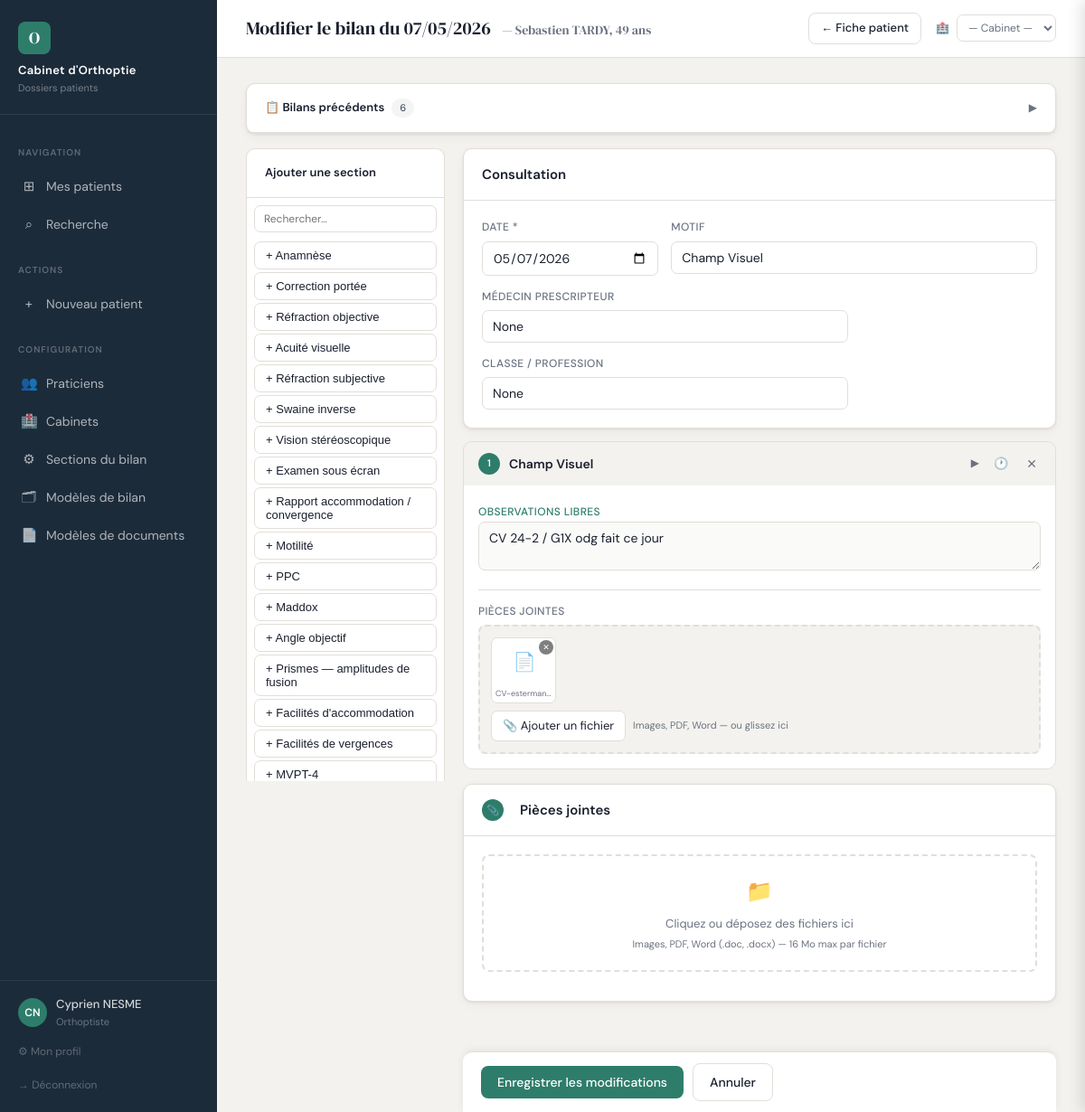
Page /consultation/9/modifier (signed in) on the committed database.
### app.py (models this page shows, shortened)
class Praticien(UserMixin, db.Model):
    __tablename__ = 'praticien'
    id            = db.Column(db.Integer, primary_key=True)
    nom           = db.Column(db.String(100), nullable=False)
    prenom        = db.Column(db.String(100), nullable=False)
    titre         = db.Column(db.String(50), default='Orthoptiste')
    email         = db.Column(db.String(200), unique=True)
    login         = db.Column(db.String(100), unique=True, nullable=False)
    password_hash = db.Column(db.String(200))
    rpps          = db.Column(db.String(11))   # N° RPPS national fixe
    couleur       = db.Column(db.String(7), default='#2E7D6B')  # couleur hex
    actif         = db.Column(db.Boolean, default=True)
    role          = db.Column(db.String(20), default='praticien')  # 'admin' ou 'praticien'
    created_at    = db.Column(db.DateTime, default=datetime.utcnow)
    @property
    def is_admin(self):
        return self.role == 'admin'

class Consultation(db.Model):
    __tablename__ = 'consultation'
    id           = db.Column(db.Integer, primary_key=True)
    patient_id   = db.Column(db.Integer, db.ForeignKey('patient.id'), nullable=False)
    praticien_id = db.Column(db.Integer, db.ForeignKey('praticien.id'), nullable=False)
    date_consult = db.Column(db.Date, nullable=False, default=date.today)
    motif                 = db.Column(db.Text)
    medecin_prescripteur  = db.Column(db.String(200))
    classe_profession     = db.Column(db.String(200))
    cabinet_id            = db.Column(db.Integer, db.ForeignKey('cabinet.id'))
    created_at   = db.Column(db.DateTime, default=datetime.utcnow)
    updated_at   = db.Column(db.DateTime, default=datetime.utcnow, onupdate=datetime.utcnow)
    praticien    = db.relationship('Praticien', backref='consultations')
    cabinet      = db.relationship('Cabinet')
    sections     = db.relationship('SectionBilan', backref='consultation', lazy=True,
                                   order_by='SectionBilan.ordre', cascade='all, delete-orphan')
    fichiers     = db.relationship('FichierBilan', backref='consultation', lazy=True,
                                   order_by='FichierBilan.created_at', cascade='all, delete-orphan')
    fichiers_sec = db.relationship('FichierSection', backref='consultation', lazy=True,
                                   order_by='FichierSection.section_ordre',
                                   cascade='all, delete-orphan')

class Patient(db.Model):
    __tablename__ = 'patient'
    id               = db.Column(db.Integer, primary_key=True)
    nom              = db.Column(db.String(100), nullable=False)
    prenom           = db.Column(db.String(100), nullable=False)
    date_naissance   = db.Column(db.Date)
    sexe             = db.Column(db.String(10))
    rue              = db.Column(db.String(200))
    code_postal      = db.Column(db.String(10))
    commune          = db.Column(db.String(100))
    telephone        = db.Column(db.String(20))
    email            = db.Column(db.String(200))
    medecin_referent = db.Column(db.String(200))
    num_secu         = db.Column(db.String(15))
    praticien_id     = db.Column(db.Integer, db.ForeignKey('praticien.id'))
    notes_admin      = db.Column(db.Text)
    created_at       = db.Column(db.DateTime, default=datetime.utcnow)
    updated_at       = db.Column(db.DateTime, default=datetime.utcnow, onupdate=datetime.utcnow)
    consultations    = db.relationship('Consultation', backref='patient', lazy=True,
                                       order_by='Consultation.date_consult.desc()')

class SectionDef(db.Model):
    __tablename__ = 'section_def'
    id       = db.Column(db.Integer, primary_key=True)
    type_key = db.Column(db.String(50), unique=True, nullable=False)
    label    = db.Column(db.String(100), nullable=False)
    ordre    = db.Column(db.Integer, default=99)
    builtin  = db.Column(db.Boolean, default=False)
    actif            = db.Column(db.Boolean, default=True)
    obs_defaut       = db.Column(db.Text, default='')    # pré-rempli dans le champ observations
    avec_observations = db.Column(db.Boolean, default=True)  # afficher le champ observations
    champs     = db.relationship('ChampDef', backref='section',
                               order_by='ChampDef.ordre', cascade='all, delete-orphan')
    def to_dict(self):
        return {'label': self.label,
                'obs_defaut': self.obs_defaut or '',
                'avec_observations': self.avec_observations if self.avec_observations is not None else True,
                'champs': [c.to_dict() for c in self.champs if c.actif]}

### app.py (the view, shortened to what this page needs)
@app.route('/consultation/<int:consultation_id>/modifier', methods=['GET', 'POST'])
@login_required
def consultation_modifier(consultation_id):
    c = Consultation.query.get_or_404(consultation_id)
    sections, ordre = get_sections()
    autres = Consultation.query.filter(Consultation.patient_id == c.patient_id,
                                       Consultation.id != c.id)\
                               .order_by(Consultation.date_consult.asc()).all()
    return render_template('consultations/saisie.html', patient=c.patient, consultation=c,
                           sections_dispo=sections, sections_ordre=ordre,
                           autres_consultations=autres, sections_def=sections,
                           modeles=[], modeles_json=[])

### templates/consultations/saisie.html (shortened to what this page needs)
{% extends "base.html" %}
{%- macro age_a_la_date(naissance, date_bilan) -%}
  {%- if naissance and date_bilan -%}
    {%- set a = date_bilan.year - naissance.year -%}
    {%- if (date_bilan.month, date_bilan.day) < (naissance.month, naissance.day) -%}{%- set a = a - 1 -%}{%- endif -%}
    {{ a }} ans
  {%- endif -%}
{%- endmacro -%}
{% block page_title %}
  {% if consultation %}
    Modifier le bilan du {{ consultation.date_consult.strftime('%d/%m/%Y') }}
    {% if patient.date_naissance %}
      <span style="font-size:14px;font-weight:400;color:var(--muted);margin-left:8px;">
        — {{ patient.prenom }} {{ patient.nom }}, {{ age_a_la_date(patient.date_naissance, consultation.date_consult) }}
      </span>
    {% endif %}
  {% else %}
    Nouveau bilan — {{ patient.prenom }} {{ patient.nom }}
    {% if patient.date_naissance %}
      <span id="age-preview" style="font-size:14px;font-weight:400;color:var(--muted);margin-left:8px;"></span>
    {% endif %}
  {% endif %}
{% endblock %}
{% block topbar_actions %}
  <a href="{{ url_for('patient_detail', patient_id=patient.id) }}" class="btn btn-secondary btn-sm">← Fiche patient</a>
{% endblock %}
{% block content %}
{% if consultation %}
{% set existing_sections = consultation.sections %}
{% else %}
{% set existing_sections = [] %}
{% endif %}
{% if autres_consultations %}
<div class="card" style="margin-bottom:16px;">
  <div class="card-header"
       style="cursor:pointer;user-select:none;"
       onclick="toggleHistorique()">
    <h2 style="font-size:13px;display:flex;align-items:center;gap:8px;">
      <span>📋 Bilans précédents</span>
      <span class="badge badge-gray">{{ autres_consultations|length }}</span>
    </h2>
    <span id="chev-histo" style="margin-left:auto;font-size:12px;color:var(--muted);
          transition:transform .2s;display:inline-block;">▶</span>
  </div>
</div>
{% endif %}
<div style="display:grid;grid-template-columns:220px 1fr;gap:20px;align-items:start;min-height:0;">
  <div style="position:sticky;top:80px;max-height:calc(100vh - 100px);overflow-y:auto;">
    <div class="card">
      <div class="card-header"><h2 style="font-size:13px;">Ajouter une section</h2></div>
      <div style="padding:8px 8px 4px;">
        <input type="text" id="section-search"
               placeholder="Rechercher…"
               oninput="filtrerSections(this.value)"
               style="font-size:12px;padding:6px 10px;margin-bottom:6px;">
      </div>
      <div id="sections-panel" style="padding:0 8px 8px;">
        {% for key in sections_ordre %}
          {% set sec = sections_dispo[key] %}
          <button type="button"
                  class="sec-btn"
                  data-label="{{ sec.label | lower }}"
                  onclick="ajouterSection('{{ key }}', '{{ sec.label }}')"
                  style="display:block;width:100%;text-align:left;
                         padding:7px 12px;margin-bottom:3px;
                         background:var(--surface);border:0.5px solid var(--border);
                         border-radius:7px;font-size:13px;color:var(--text);
                         cursor:pointer;transition:all .15s;"
                  onmouseover="this.style.background='var(--accent-lt)';this.style.borderColor='var(--accent)'"
                  onmouseout="this.style.background='var(--surface)';this.style.borderColor='var(--border)'">
            + {{ sec.label }}
          </button>
        {% endfor %}
      </div>
    </div>
  </div>
  <form method="POST" id="form-bilan" enctype="multipart/form-data">
    <div class="card" style="margin-bottom:14px;">
      <div class="card-header"><h2>Consultation</h2></div>
      <div class="card-body">
        <div class="field-grid field-grid-3">
          <div class="field-group">
            <label class="field-label">Date *</label>
            <input type="date" name="date_consult" id="date_consult" required
              value="{{ consultation.date_consult.strftime('%Y-%m-%d') if consultation else '' }}">
          </div>
          <div class="field-group" style="grid-column:span 2;">
            <label class="field-label">Motif</label>
            <input type="text" name="motif"
              value="{{ consultation.motif if consultation else '' }}"
              placeholder="Ex : bilan de contrôle, céphalées…">
          </div>
          <div class="field-group" style="grid-column:span 2;">
            <label class="field-label">Médecin prescripteur</label>
            <input type="text" name="medecin_prescripteur"
              value="{{ consultation.medecin_prescripteur if consultation else (patient.medecin_referent or '') }}"
              placeholder="Dr Martin">
          </div>
          <div class="field-group" style="grid-column:span 2;">
            <label class="field-label">Classe / Profession</label>
            <input type="text" name="classe_profession"
              value="{{ consultation.classe_profession if consultation else '' }}"
              placeholder="CE1, lycée, infirmière…">
          </div>
        </div>
      </div>
    </div>
    <div id="sections-container">
    </div>
    <div class="card" style="margin-top:4px;margin-bottom:14px;">
      <div class="card-header">
        <span class="bilan-section-num" style="margin-right:8px;">📎</span>
        <h2>Pièces jointes</h2>
      </div>
      <div class="card-body">
        <div id="drop-zone"
             style="border:2px dashed var(--border);border-radius:8px;padding:20px;
                    text-align:center;cursor:pointer;transition:all .2s;"
             onclick="document.getElementById('fichiers-input').click()"
             ondragover="event.preventDefault();this.style.borderColor='var(--accent)';this.style.background='var(--accent-lt)'"
             ondragleave="this.style.borderColor='var(--border)';this.style.background=''"
             ondrop="handleDrop(event)">
          <div style="font-size:24px;margin-bottom:6px;">📁</div>
          <div style="font-size:13px;color:var(--muted);">
            Cliquez ou déposez des fichiers ici
          </div>
          <div style="font-size:11px;color:var(--muted);margin-top:3px;">
            Images, PDF, Word (.doc, .docx) — 16 Mo max par fichier
          </div>
        </div>
      </div>
    </div>
    <div style="padding-bottom:80px;"></div>
  </form>
</div>
<div style="position:fixed;bottom:0;
            left:calc(var(--sidebar-w) + 32px + 220px + 20px);right:32px;
            background:var(--surface);border-top:1px solid var(--border);
            padding:12px 20px;display:flex;gap:10px;align-items:center;
            border-radius:10px 10px 0 0;
            box-shadow:0 -2px 8px rgba(0,0,0,.06);z-index:90;">
  <button form="form-bilan" type="submit" class="btn btn-primary">
    {{ 'Enregistrer les modifications' if consultation else 'Enregistrer le bilan' }}
  </button>
  <a href="{{ url_for('patient_detail', patient_id=patient.id) }}" class="btn btn-secondary">Annuler</a>
</div>
{% endblock %}

### templates/base.html (shortened to what this page needs)
<!DOCTYPE html>
<html lang="fr">
<head>
</head>
<body>
{% if current_user.is_authenticated %}
<aside class="sidebar">
  <div class="sidebar-brand">
    <div class="logo-mark">O</div>
    <h1>Cabinet d'Orthoptie</h1>
    <p>Dossiers patients</p>
  </div>
  <nav class="sidebar-nav">
    <div class="nav-section"><span>Navigation</span></div>
    <a href="{{ url_for('index') }}"
       class="nav-item {% if request.endpoint == 'index' %}active{% endif %}">
      <span class="icon">⊞</span> Mes patients
    </a>
    <a href="{{ url_for('recherche') }}"
       class="nav-item {% if request.endpoint == 'recherche' %}active{% endif %}">
      <span class="icon">⌕</span> Recherche
    </a>
    <div class="nav-section"><span>Actions</span></div>
    <a href="{{ url_for('patient_nouveau') }}"
       class="nav-item {% if request.endpoint == 'patient_nouveau' %}active{% endif %}">
      <span class="icon">+</span> Nouveau patient
    </a>
    <div class="nav-section"><span>Configuration</span></div>
    {% if current_user.is_admin %}
    <a href="{{ url_for('admin_praticiens') }}"
       class="nav-item {% if request.endpoint and 'praticien' in request.endpoint and request.endpoint != 'profil' %}active{% endif %}">
      <span class="icon">👥</span> Praticiens
    </a>
    <a href="{{ url_for('admin_cabinets') }}"
       class="nav-item {% if request.endpoint and 'cabinet' in request.endpoint %}active{% endif %}">
      <span class="icon">🏥</span> Cabinets
    </a>
    <a href="{{ url_for('admin_sections') }}"
       class="nav-item {% if request.endpoint in ['admin_sections','admin_section_detail'] %}active{% endif %}">
      <span class="icon">⚙</span> Sections du bilan
    </a>
    <a href="{{ url_for('admin_modeles') }}"
       class="nav-item {% if request.endpoint and 'modele' in request.endpoint and 'document' not in request.endpoint %}active{% endif %}">
      <span class="icon">🗂</span> Modèles de bilan
    </a>
    <a href="/admin/document-modeles"
       class="nav-item {% if request.endpoint and 'document' in request.endpoint %}active{% endif %}">
      <span class="icon">📄</span> Modèles de documents
    </a>
    {% endif %}
  </nav>
  <div class="sidebar-footer">
    <div class="user-chip">
      <div class="user-avatar">
        {{ current_user.prenom[0] }}{{ current_user.nom[0] }}
      </div>
      <div>
        <div class="user-name">{{ current_user.prenom }} {{ current_user.nom }}</div>
        <div class="user-role">{{ current_user.titre }}</div>
      </div>
    </div>
    <a href="{{ url_for('profil') }}" class="logout-link">⚙ Mon profil</a>
    <a href="{{ url_for('logout') }}" class="logout-link">→ Déconnexion</a>
  </div>
</aside>
{% endif %}
<main class="main">
  <div class="topbar">
    <div class="topbar-title">{% block page_title %}{% endblock %}</div>
    <div class="topbar-actions">
      {% block topbar_actions %}{% endblock %}
      {% if current_user.is_authenticated and cabinets_dispo %}
      <form method="POST" action="{{ url_for('changer_cabinet') }}"
            style="display:flex;align-items:center;gap:8px;margin-left:8px;">
        <span style="font-size:12px;color:var(--muted);white-space:nowrap;">🏥</span>
        <select name="cabinet_id"
                onchange="this.form.submit()"
                style="font-size:12px;padding:5px 8px;border-radius:7px;
                       border:1px solid var(--border);background:var(--surface);
                       color:{% if cabinet_courant %}var(--accent){% else %}var(--muted){% endif %};
                       font-weight:{% if cabinet_courant %}500{% else %}400{% endif %};">
          <option value="">— Cabinet —</option>
        </select>
      </form>
      {% endif %}
    </div>
  </div>
  <div class="content">
    {% block content %}{% endblock %}
  </div>
</main>
</body>
</html>

### rows in the picture
Praticien: prenom "C", nom "N", prenom "Cyprien", nom "NESME", titre "Orthoptiste"
Consultation: date_consult "07/05/2026", date_consult "05/07/2026", motif "Champ Visuel", medecin_prescripteur "None", classe_profession "None"
Patient: prenom "Sebastien", nom "TARDY"
SectionDef: label "Anamnèse"
SectionDef: label "Correction portée"
SectionDef: label "Réfraction objective"
SectionDef: label "Acuité visuelle"
SectionDef: label "Réfraction subjective"
SectionDef: label "Swaine inverse"
SectionDef: label "Vision stéréoscopique"
SectionDef: label "Examen sous écran"
SectionDef: label "Rapport accommodation / convergence"
SectionDef: label "Motilité"
SectionDef: label "PPC"
SectionDef: label "Maddox"
SectionDef: label "Angle objectif"
SectionDef: label "Prismes — amplitudes de fusion"
SectionDef: label "Facilités d'accommodation"
SectionDef: label "Facilités de vergences"
SectionDef: label "MVPT-4"

### other values in the picture
{{ a }} "49"
{{ autres_consultations|length }} "6"
